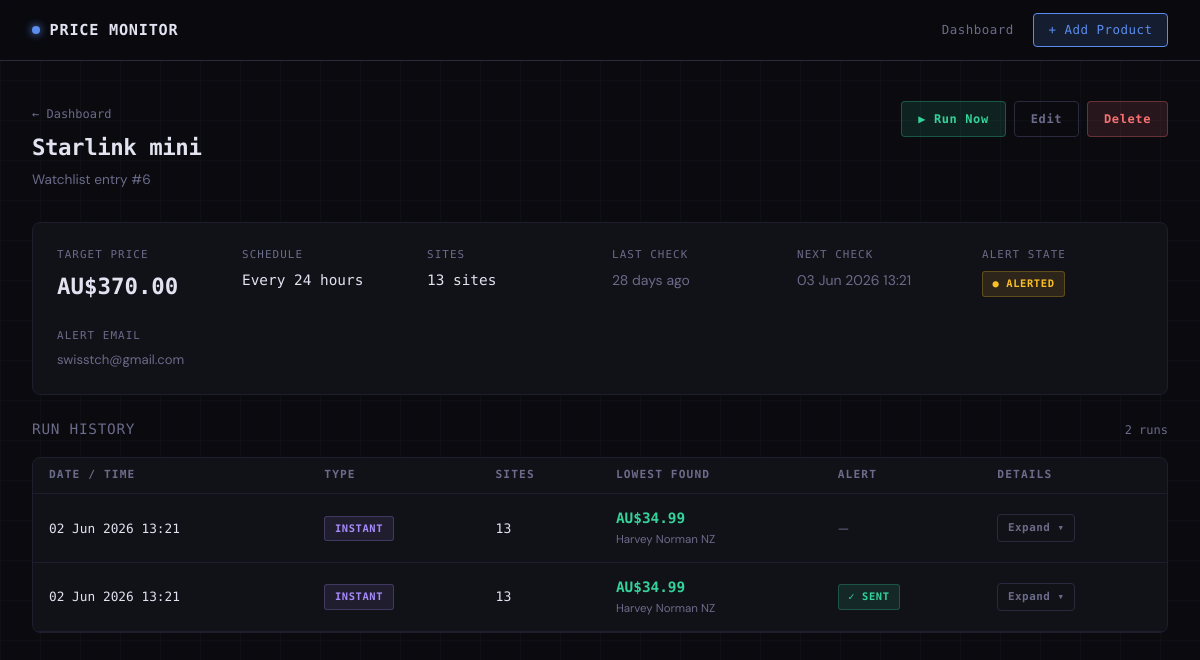
Page /job/6 on the committed database.
### db/models.py (models this page shows)
class Base(DeclarativeBase):
    pass

class WatchlistJob(Base):
    __tablename__ = "watchlist_jobs"
    id = Column(Integer, primary_key=True, autoincrement=True)
    job_type = Column(String(20), nullable=False, default="price_watch")  # 'price_watch' | 'availability_scout'
    product_name = Column(String(500), nullable=False)
    target_price = Column(Float, nullable=True)   # NULL for availability_scout jobs
    user_email = Column(String(320), nullable=False)
    schedule_interval = Column(String(20), nullable=False)  # 12h, 24h, weekly, monthly
    selected_sites = Column(Text, nullable=False)  # JSON array of domain strings
    alert_sent = Column(Boolean, default=False)
    created_at = Column(DateTime, default=datetime.utcnow)
    last_run_at = Column(DateTime, nullable=True)
    next_run_at = Column(DateTime, nullable=True)
    last_lowest_price = Column(Float, nullable=True)
    is_active = Column(Boolean, default=True)
    runs = relationship("RunResult", back_populates="job", cascade="all, delete-orphan")
    alerts = relationship("AlertLog", back_populates="job", cascade="all, delete-orphan")

class RunResult(Base):
    __tablename__ = "run_results"
    id = Column(Integer, primary_key=True, autoincrement=True)
    job_id = Column(Integer, ForeignKey("watchlist_jobs.id"), nullable=False)
    run_type = Column(String(20), nullable=False)  # 'scheduled' or 'instant'
    started_at = Column(DateTime, nullable=False)
    completed_at = Column(DateTime, nullable=True)
    sites_checked = Column(Text, nullable=False)  # JSON list of domains
    results_json = Column(Text, nullable=False)   # JSON array of result dicts
    lowest_price = Column(Float, nullable=True)
    lowest_site = Column(String(200), nullable=True)
    alert_triggered = Column(Boolean, default=False)
    error_sites = Column(Text, nullable=True)  # JSON list of failed domains
    job = relationship("WatchlistJob", back_populates="runs")
    alert_logs = relationship("AlertLog", back_populates="run_result")

### main.py (the view)
@app.get("/job/{job_id}", response_class=HTMLResponse)
async def job_detail(request: Request, job_id: int):
    job = get_job_by_id(job_id)
    if not job or not job.is_active:
        return RedirectResponse(url="/", status_code=302)
    runs = get_runs_for_job(job_id, limit=50)
    return templates.TemplateResponse("detail.html", {
        "request": request,
        "job": job,
        "runs": runs,
    })

### templates/detail.html (shortened to what this page needs)
{% extends "base.html" %}
{% block content %}
{% set sites = job.selected_sites | from_json %}
{% set au_count = sites | selectattr_geo('au') | list | length %}
{% set nz_count = sites | selectattr_geo('nz') | list | length %}
{% set currency = 'AU$' if au_count >= nz_count else 'NZ$' %}
<div class="page-header">
  <div>
    <a href="/" style="font-family:var(--mono);font-size:0.75rem;color:var(--muted);text-decoration:none">← Dashboard</a>
    <h1 class="page-title" style="margin-top:0.4rem">{{ job.product_name }}</h1>
    <p class="page-subtitle">Watchlist entry #{{ job.id }}</p>
  </div>
  <div style="display:flex;gap:0.5rem;align-items:center">
    <button
      class="btn btn-run"
      id="run-btn"
      onclick="handleRunNow({{ job.id }})"
    >
      <span id="run-label">▶ Run Now</span>
    </button>
    <a href="/job/{{ job.id }}/edit" class="btn btn-ghost">Edit</a>
    <form method="post" action="/job/{{ job.id }}/delete"
          onsubmit="return confirm('Remove this watchlist entry?')">
      <button type="submit" class="btn btn-danger">Delete</button>
    </form>
  </div>
</div>
<div class="card" style="margin-bottom:1.5rem">
  <div style="display:grid;grid-template-columns:repeat(auto-fit,minmax(140px,1fr));gap:1.5rem">
    <div>
      <div style="font-family:var(--mono);font-size:0.68rem;text-transform:uppercase;letter-spacing:0.1em;color:var(--muted);margin-bottom:0.4rem">
        {% if job.job_type == 'availability_scout' %}Mode{% else %}Target Price{% endif %}
      </div>
      {% if job.job_type == 'availability_scout' %}
        <div class="price price-normal" style="font-size:1rem;font-family:var(--mono)">🔍 Availability Scout</div>
      {% else %}
        <div class="price price-normal" style="font-size:1.4rem">{{ currency }}{{ "%.2f"|format(job.target_price) }}</div>
      {% endif %}
    </div>
    <div>
      <div style="font-family:var(--mono);font-size:0.68rem;text-transform:uppercase;letter-spacing:0.1em;color:var(--muted);margin-bottom:0.4rem">Schedule</div>
      <div style="font-family:var(--mono);font-size:0.9rem">
        {% if job.schedule_interval == '12h' %}Every 12 hours
        {% elif job.schedule_interval == '24h' %}Every 24 hours
        {% elif job.schedule_interval == 'weekly' %}Weekly (Mon)
        {% elif job.schedule_interval == 'monthly' %}Monthly (1st)
        {% else %}{{ job.schedule_interval }}{% endif %}
      </div>
    </div>
    <div>
      <div style="font-family:var(--mono);font-size:0.68rem;text-transform:uppercase;letter-spacing:0.1em;color:var(--muted);margin-bottom:0.4rem">Sites</div>
      <div style="font-family:var(--mono);font-size:0.9rem">{{ sites | length }} sites</div>
    </div>
    <div>
      <div style="font-family:var(--mono);font-size:0.68rem;text-transform:uppercase;letter-spacing:0.1em;color:var(--muted);margin-bottom:0.4rem">Last Check</div>
      <div style="font-size:0.875rem;color:var(--muted)">
        {% if job.last_run_at %}{{ job.last_run_at | time_ago }}{% else %}Never{% endif %}
      </div>
    </div>
    <div>
      <div style="font-family:var(--mono);font-size:0.68rem;text-transform:uppercase;letter-spacing:0.1em;color:var(--muted);margin-bottom:0.4rem">Next Check</div>
      <div style="font-size:0.875rem;color:var(--muted)">
        {% if job.next_run_at %}{{ job.next_run_at | datetime_fmt }}{% else %}—{% endif %}
      </div>
    </div>
    <div>
      <div style="font-family:var(--mono);font-size:0.68rem;text-transform:uppercase;letter-spacing:0.1em;color:var(--muted);margin-bottom:0.4rem">Alert State</div>
      {% if job.alert_sent %}
        <span class="badge badge-amber">● Alerted</span>
      {% else %}
        <span class="badge badge-green">● Watching</span>
      {% endif %}
    </div>
    <div>
      <div style="font-family:var(--mono);font-size:0.68rem;text-transform:uppercase;letter-spacing:0.1em;color:var(--muted);margin-bottom:0.4rem">Alert Email</div>
      <div style="font-size:0.82rem;color:var(--muted);word-break:break-all">{{ job.user_email }}</div>
    </div>
  </div>
</div>
<div style="margin-bottom:1rem;display:flex;align-items:center;justify-content:space-between">
  <h2 style="font-family:var(--mono);font-size:0.9rem;letter-spacing:0.05em;color:var(--muted);text-transform:uppercase">
    Run History
  </h2>
  <span style="font-family:var(--mono);font-size:0.75rem;color:var(--muted)">{{ runs | length }} runs</span>
</div>
{% if not runs %}
<div class="card" style="text-align:center;padding:3rem">
  <p style="color:var(--muted);font-family:var(--mono);font-size:0.85rem">No runs yet — click Run Now to check prices immediately.</p>
</div>
{% else %}
<div class="card" style="padding:0;overflow:hidden">
  <table>
    <thead>
      <tr>
        <th>Date / Time</th>
        <th>Type</th>
        <th>Sites</th>
        <th>Lowest Found</th>
        <th>Alert</th>
        <th>Details</th>
      </tr>
    </thead>
    <tbody>
      {% for run in runs %}
      {% set results = run.results_json | from_json %}
      {% set sites_checked = run.sites_checked | from_json %}
      <tr>
        <td>
          <span style="font-family:var(--mono);font-size:0.8rem">
            {{ run.started_at | datetime_fmt }}
          </span>
        </td>
        <td>
          {% if run.run_type == 'instant' %}
            <span class="badge badge-purple">Instant</span>
          {% else %}
            <span class="badge badge-blue">Scheduled</span>
          {% endif %}
        </td>
        <td>
          <span style="font-family:var(--mono);font-size:0.82rem">{{ sites_checked | length }}</span>
        </td>
        <td>
          {% if run.lowest_price %}
            <span class="price {% if job.job_type != 'availability_scout' and run.lowest_price <= job.target_price %}price-green{% else %}price-normal{% endif %}">
              {{ currency }}{{ "%.2f"|format(run.lowest_price) }}
            </span>
            {% if run.lowest_site %}
              <div style="font-size:0.72rem;color:var(--muted);margin-top:0.1rem">{{ run.lowest_site }}</div>
            {% endif %}
          {% else %}
            <span class="price price-muted">—</span>
          {% endif %}
        </td>
        <td>
          {% if run.alert_triggered %}
            <span class="badge badge-green">✓ Sent</span>
          {% else %}
            <span style="color:var(--muted);font-size:0.82rem">—</span>
          {% endif %}
        </td>
        <td>
          {% if results %}
          <button
            class="btn btn-ghost"
            style="font-size:0.68rem;padding:0.3rem 0.6rem"
            onclick="toggleDetails('run-{{ run.id }}')"
          >
            Expand ▾
          </button>
          {% endif %}
        </td>
      </tr>
      {% endfor %}
    </tbody>
  </table>
</div>
{% endif %}
{% endblock %}

### templates/base.html (style rules this page uses)
:root { --bg: #0a0a0f; --surface: #111118; --border: #1e1e2e; --border-bright: #2a2a3e; --text: #e2e2f0; --muted: #6b6b8a; --accent: #5b8dee; --accent-glow: rgba(91,141,238,0.15); --green: #34d399; --green-dim: rgba(52,211,153,0.12); --amber: #fbbf24; --amber-dim: rgba(251,191,36,0.12); --red: #f87171; --red-dim: rgba(248,113,113,0.12); --mono: 'Space Mono', monospace; --sans: 'DM Sans', sans-serif; }
* { box-sizing: border-box; margin: 0; padding: 0; }
body { background: var(--bg); color: var(--text); font-family: var(--sans); font-weight: 400; min-height: 100vh; }
body::before { content: ''; position: fixed; inset: 0; background-image: linear-gradient(var(--border) 1px, transparent 1px), linear-gradient(90deg, var(--border) 1px, transparent 1px); background-size: 40px 40px; opacity: 0.3; pointer-events: none; z-index: 0; }
.card { background: var(--surface); border: 1px solid var(--border); border-radius: 8px; padding: 1.5rem; }
table { width: 100%; border-collapse: collapse; }
th { font-family: var(--mono); font-size: 0.7rem; letter-spacing: 0.1em; text-transform: uppercase; color: var(--muted); padding: 0.6rem 1rem; text-align: left; border-bottom: 1px solid var(--border); }
td { padding: 0.85rem 1rem; border-bottom: 1px solid var(--border); font-size: 0.875rem; vertical-align: middle; }
.badge { display: inline-flex; align-items: center; gap: 0.3rem; font-family: var(--mono); font-size: 0.65rem; letter-spacing: 0.06em; padding: 0.25rem 0.6rem; border-radius: 3px; font-weight: 700; text-transform: uppercase; }
.badge-green { background: var(--green-dim); color: var(--green); border: 1px solid rgba(52,211,153,0.25); }
.badge-amber { background: var(--amber-dim); color: var(--amber); border: 1px solid rgba(251,191,36,0.25); }
.badge-purple { background: rgba(167,139,250,0.1); color: #a78bfa; border: 1px solid rgba(167,139,250,0.25); }
.btn { display: inline-flex; align-items: center; gap: 0.4rem; font-family: var(--mono); font-size: 0.75rem; font-weight: 700; letter-spacing: 0.05em; padding: 0.5rem 1rem; border-radius: 4px; border: 1px solid transparent; cursor: pointer; text-decoration: none; transition: all 0.15s; white-space: nowrap; }
.btn-ghost { background: transparent; color: var(--muted); border-color: var(--border-bright); }
.btn-danger { background: var(--red-dim); color: var(--red); border-color: rgba(248,113,113,0.3); }
.btn-run { background: var(--green-dim); color: var(--green); border-color: rgba(52,211,153,0.3); }
.price { font-family: var(--mono); font-size: 0.9rem; font-weight: 700; }
.price-green { color: var(--green); }
.price-normal { color: var(--text); }
.page-header { margin-bottom: 2rem; display: flex; align-items: flex-start; justify-content: space-between; gap: 1rem; flex-wrap: wrap; }
.page-title { font-family: var(--mono); font-size: 1.4rem; font-weight: 700; color: var(--text); letter-spacing: -0.02em; }
.page-subtitle { font-size: 0.85rem; color: var(--muted); margin-top: 0.3rem; }

### rows in the picture
WatchlistJob: product_name "Starlink mini", id "6", target_price "370.00", last_run_at "28 days ago", next_run_at "03 Jun 2026 13:21", user_email "swisstch@gmail.com"
RunResult: started_at "02 Jun 2026 13:21", run_type "INSTANT", sites_checked "13", currency "AU$", lowest_price "34.99", lowest_site "Harvey Norman NZ"
RunResult: started_at "02 Jun 2026 13:21", run_type "INSTANT", sites_checked "13", currency "AU$", lowest_price "34.99", lowest_site "Harvey Norman NZ", alert_triggered "✓ SENT"

### other values in the picture
{{ currency }} "AU$"
{{ sites | length }} "13"
{{ runs | length }} "2"
